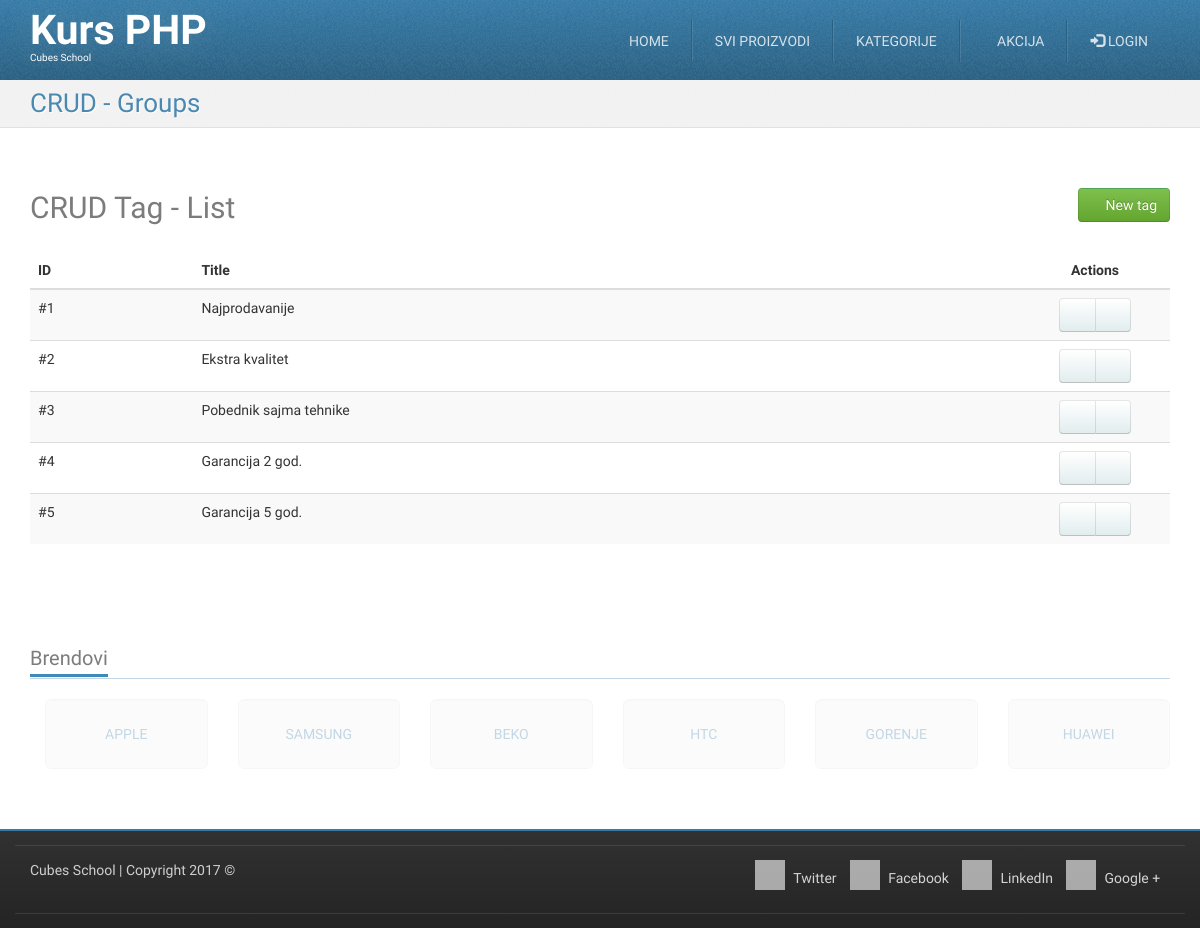
The app's page /crud-tags-list.php, older data.
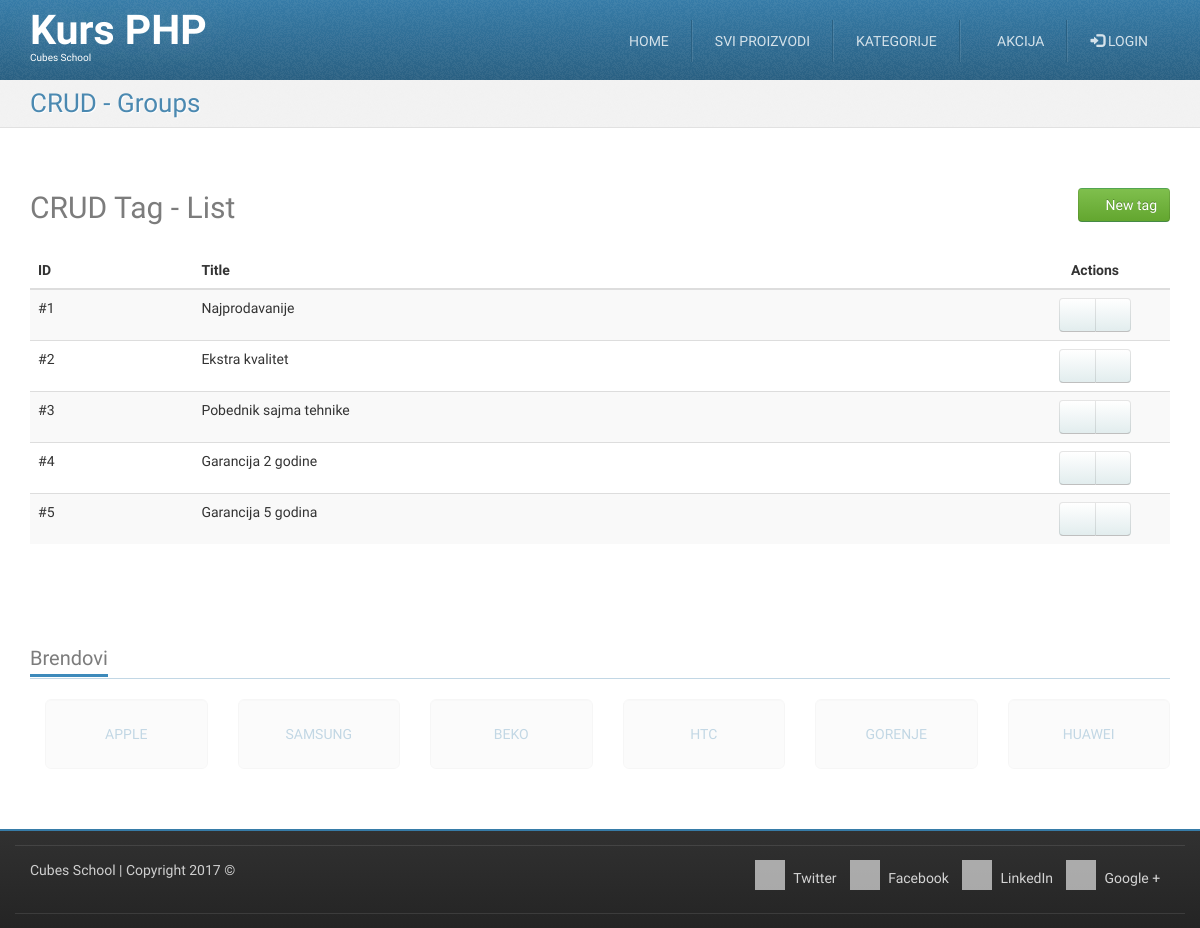
The same page, newer data.
### tables this page shows
CREATE TABLE `tags` (
  `id` int(11) NOT NULL,
  `title` varchar(255) NOT NULL
);

### crud-tags-list.php (called while the page is built, shortened)
<?php
require_once __DIR__ . '/models/m_tags.php';
$tags = tagsFetchAll();
require_once __DIR__ . '/views/layout/header.php';
require_once __DIR__ . '/views/templates/t_crud-tag-list.php';
require_once __DIR__ . '/views/layout/footer.php';

### models/m_tags.php (called while the page is built, shortened)
<?php
require_once __DIR__ . '/m_database.php';
function tagsFetchAll() {
	$query = "SELECT `tags`.* FROM `tags`";
	return dbFetchAll($query);
}

### models/m_database.php (called while the page is built, shortened)
<?php
function dbGetLink() {
	static $link;
	if (!isset($link)) {
		$link = mysqli_connect('127.0.0.1', 'cubes', 'cubes', 'cubes-php-mysql');
	}
	return $link;
}
function dbQuery($query) {
	$link = dbGetLink();
	$result = mysqli_query($link, $query);
	return $result;
}
function dbFetchAll($query) {
	$result = dbQuery($query);
	return mysqli_fetch_all($result, MYSQLI_ASSOC);
}

### views/templates/t_crud-tag-list.php (the view)
<div id="highlighted">
	<div class="container">
		<div class="header">
			<h2 class="page-title">
				<span>CRUD - Groups</span>
			</h2>
		</div>
	</div>
</div>
<div id="content">
	<div class="container portfolio">
		<div class="row">
			<div class="col-md-12">
				<h2>
					CRUD Tag - List
                                                      <a href="/crud-tags-insert.php" class="pull-right btn btn-success">
						<i class="fa fa-plus-circle"></i>
						New tag
					</a>
				</h2>
			</div>
		</div>
		<div class="row">
			<div class="col-md-12">
				<table class="table table-striped table-hover">
					<thead>
						<tr>
							<th>ID</th>
							<th>Title</th>
							<th class="actions text-center">Actions</th>
						</tr>
					</thead>
					<tbody>
						<?php foreach ($tags as $tag) {
                                                          ?>
						<tr>
							<td>
                                                                          #<?php echo htmlspecialchars($tag['id']);?>
							</td>
							<td>
                                                                          <?php echo htmlspecialchars($tag['title']);?>
							</td>
							<td class="text-center">
								<div class="btn-group">
                                                                                  <a href="/crud-tags-edit.php" class="btn btn-default"><i class="fa fa-pencil"></i></a>
                                                                                  <a href="/crud-tags-delete.php" class="btn btn-default"><i class="fa fa-trash"></i></a>
								</div>
							</td>
						</tr>
						<?php }?>
					</tbody>
				</table>
			</div>
		</div>
	</div>
</div>

Row changes from the older to the newer data that the page shows:
changed tags id 4: title "Garancija 2 god." → "Garancija 2 godine"
changed tags id 5: title "Garancija 5 god." → "Garancija 5 godina"
